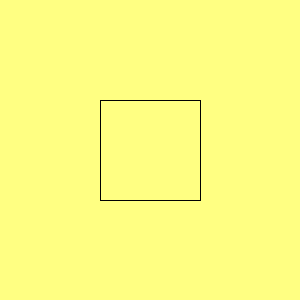
Frame 1 (no input)
Frame 60 (the mouse pressed at the canvas centre just before this capture): identical to frame 1, image omitted
Frame 120 (the mouse held since frame 60 and released just before this capture): identical to frame 1, image omitted

The Processing sketch that drew this single still picture (run headless with seeded random() and noise(); from frame 60 on, the mouse is pressed at the canvas centre):

// Processing sketch: H09_4
// ── H09_4.pde


void setup(){
  size(300,300);
  
}

void draw(){
  background(400,350,130);
  //rect(100,100,100,100);
  stroke(0,0,0);
  vierkant(100,100,100,100);
}

void vierkant(int x, int y, int w, int h){
  //top line
  line(x,y,x+w,y);
  //bottom line
  line(x,y+h,x+w,y+h);
  //left line
  line(x,y,x,y+h);
  //right line
  line(x+w,y,x+w,y+h);
}
